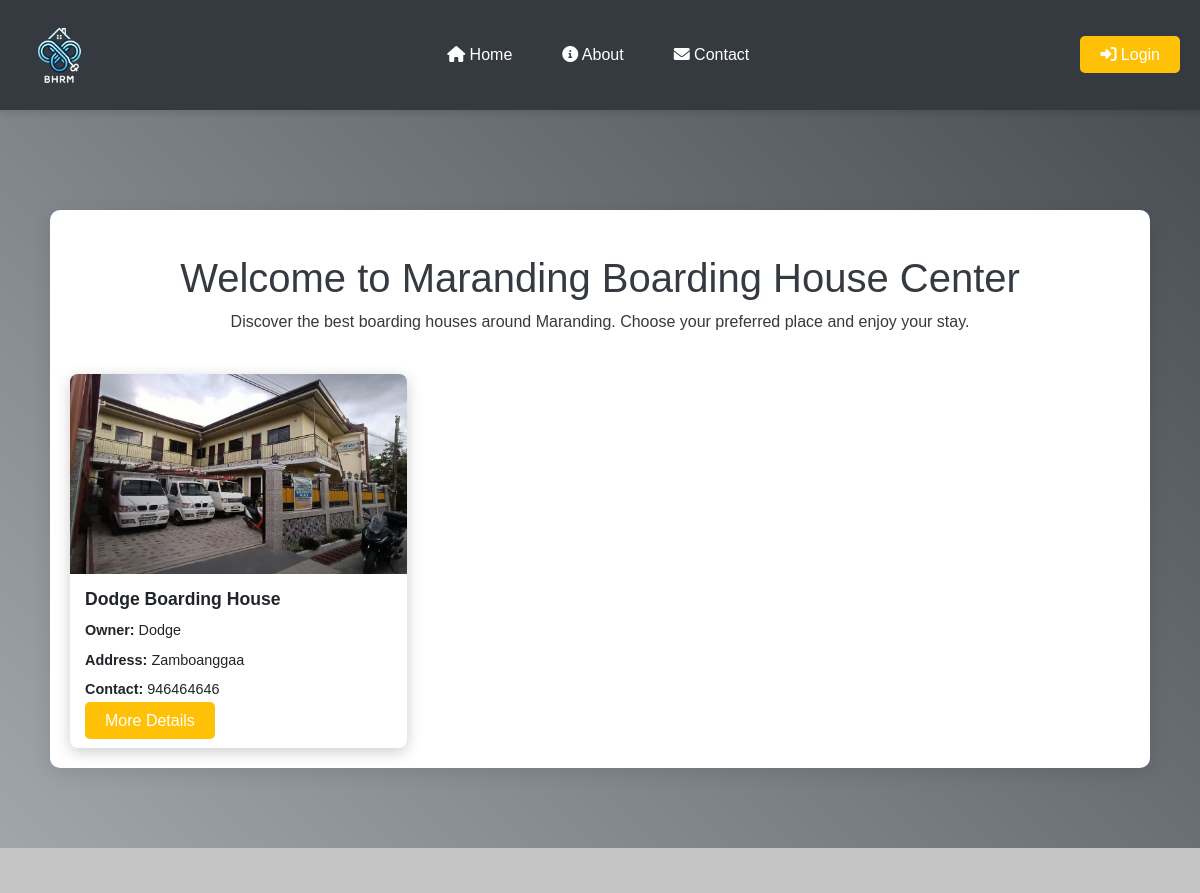
Before: / (upper part) with the older database file.
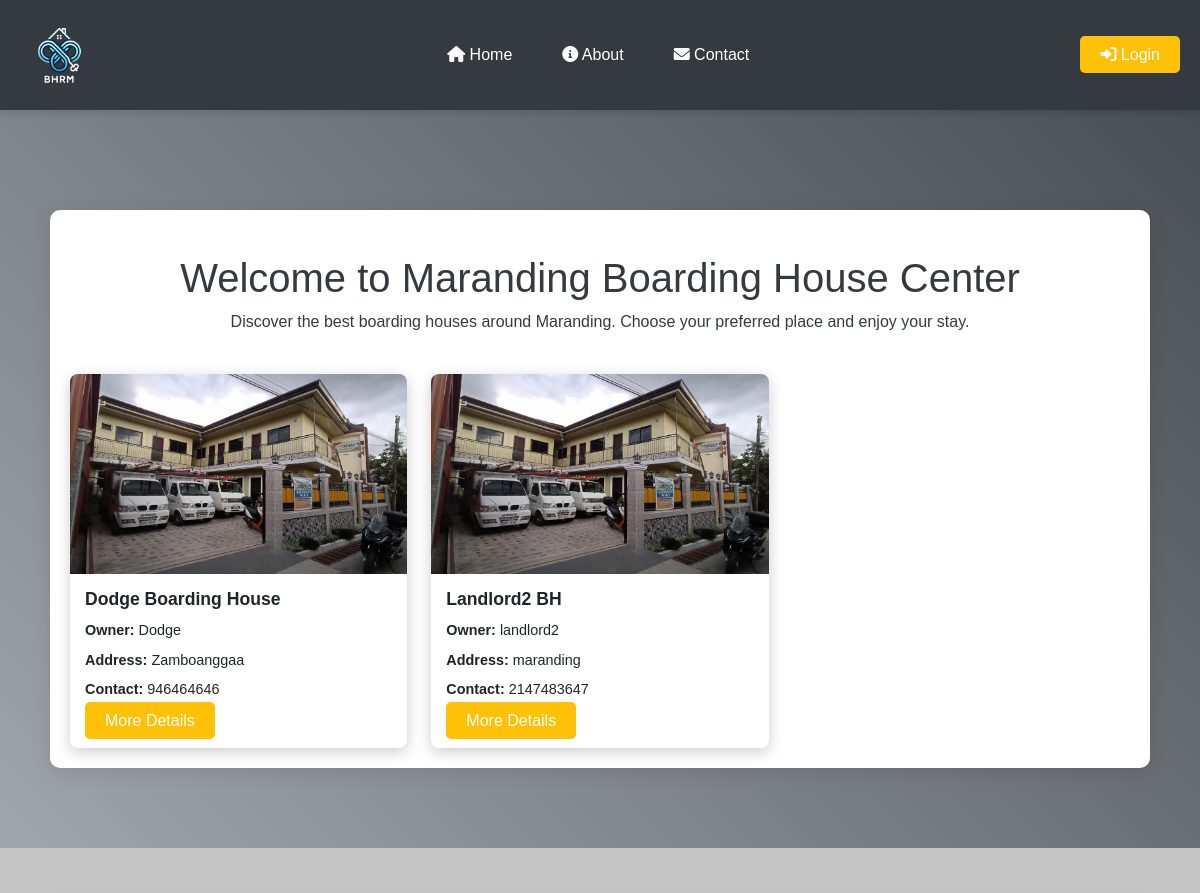
After: the same page with the newer database file.
### tables this page shows
CREATE TABLE `boardinghouses` (
  `id` int(11) NOT NULL,
  `owner` varchar(255) NOT NULL,
  `hname` varchar(25) NOT NULL,
  `haddress` varchar(25) NOT NULL,
  `contact_no` int(255) NOT NULL,
  `landlord` varchar(255) NOT NULL
);

CREATE TABLE `documents` (
  `id` int(255) NOT NULL,
  `bar_clear` varchar(255) NOT NULL,
  `bus_per` varchar(255) NOT NULL,
  `image` varchar(255) NOT NULL,
  `hname` varchar(255) NOT NULL,
  `owner` varchar(255) NOT NULL
);

### index.php (the view, shortened to what this page needs)
<?php
require 'php/connection.php';
?>
<!DOCTYPE html>
<html lang="en">
<head>
    <link rel="stylesheet" href="https://cdn.jsdelivr.net/npm/bootstrap@5.3.0/dist/css/bootstrap.min.css">
</head>
<body>
    <div class="background">
        <?php include 'navbar.php'; ?>
        <div class="content-background">
            <div class="text-center py-4">
                <h1>Welcome to Maranding Boarding House Center</h1>
                <p>Discover the best boarding houses around Maranding. Choose your preferred place and enjoy your stay.</p>
            </div>
            <div class="row row-cols-1 row-cols-md-3 g-4">
                <?php
                $query = "SELECT * FROM boardinghouses INNER JOIN documents ON boardinghouses.hname = documents.hname";
                $result = mysqli_query($conn, $query);
                while ($fetch = mysqli_fetch_assoc($result)) :
                    $hname = $fetch['hname'];
                ?>
                    <div class="col">
                        <div class="card">
                            <img src="<?php echo $fetch['image']; ?>" alt="Boarding House">
                            <div class="card-content">
                                <h5><?php echo $fetch['hname']; ?></h5>
                                <p><strong>Owner:</strong> <?php echo $fetch['landlord']; ?></p>
                                <p><strong>Address:</strong> <?php echo $fetch['haddress']; ?></p>
                                <p><strong>Contact:</strong> <?php echo $fetch['contact_no']; ?></p>
                                <div>
                                    <?php if (!empty($_SESSION['uname']) && $_SESSION['role'] == 'admin') : ?>
                                        <a href="php/function.php?edit=<?php echo $fetch['id']; ?>" class="button update">Update</a>
                                        <a href="#" class="button delete" data-href="php/function.php?delete=<?php echo $fetch['id']; ?>" data-bs-toggle="modal" data-bs-target="#confirmDeleteModal">Delete</a>
                                    <?php else : ?>
                                        <a href="boardinghouse.php?hname=<?php echo $hname; ?>" class="button details">More Details</a>
                                    <?php endif; ?>
                                </div>
                            </div>
                        </div>
                    </div>
                <?php endwhile; ?>
            </div>
        </div>
    </div>
    <?php include 'chat.php'?>
</body>
</html>

### navbar.php (shortened to what this page needs)
<!DOCTYPE html>
<html lang="en">
<head>
    <link rel="stylesheet" href="https://cdnjs.cloudflare.com/ajax/libs/font-awesome/6.0.0/css/all.min.css">
</head>
<body>
<nav class="navbar">
    <a class="navbar-brand" href="#">
        <img src="images/logo.png" alt="Logo">
    </a>
    <div class="nav-links">
        <a class="nav-link" href="index.php"><i class="fas fa-home"></i> Home</a>
        <a class="nav-link" href="about.php"><i class="fas fa-info-circle"></i> About</a>
        <a class="nav-link" href="contact.php"><i class="fas fa-envelope"></i> Contact</a>
    </div>
    <div class="login">
        <?php if (empty($_SESSION['uname'])): ?>
            <a class="button" href="php/login.php"><i class="fas fa-sign-in-alt"></i> Login</a>
        <?php endif; ?>
    </div>
</nav>
</body>
</html>

### chat.php (shortened to what this page needs)
<!DOCTYPE html>
<html lang="en">
<head>
</head>
<body>
</body>
</html>

### index.php (style rules this page uses)
body { font-family: 'Roboto', sans-serif; background-color: #c5c5c5; color: #343a40; margin: 0; overflow-x: hidden; }
.background { background: linear-gradient(45deg, #343a40, #aeb5bb, #343a40, #ffffff); background-size: 400% 400%; animation: gradientAnimation 15s ease infinite; min-height: 100vh; background-repeat: no-repeat; background-position: center; position: relative; padding-bottom: 80px; }
.content-background { background-color: white; border-radius: 10px; box-shadow: 0px 4px 20px rgba(0, 0, 0, 0.1); padding: 20px; margin: auto; margin-top: 100px; max-width: 1100px; }
.card { border: none; border-radius: 8px; overflow: hidden; box-shadow: 0px 4px 15px rgba(0, 0, 0, 0.2); transition: transform 0.2s ease, box-shadow 0.2s ease; }
.card img { width: 100%; height: 200px; object-fit: cover; }
.card-content { padding: 15px; }
.card-content h5 { font-size: 1.1rem; font-weight: 600; margin-bottom: 10px; }
.card-content p { font-size: 0.9rem; margin-bottom: 8px; }
.button { background-color: #ffc107; color: white; border: none; padding: 10px 15px; border-radius: 5px; font-size: 0.9rem; cursor: pointer; transition: background-color 0.2s ease, color 0.2s ease; }
a.button { text-decoration: none; }

### navbar.php (style rules this page uses)
* { margin: 0; padding: 0; box-sizing: border-box; font-family: sans-serif; }
.navbar { background-color: #343a40; display: flex; justify-content: space-between; align-items: center; padding: 10px 20px; box-shadow: 0 4px 6px rgba(0, 0, 0, 0.1); position: relative; }
.navbar-brand img { width: 80px; height: 80px; }
.nav-links { display: flex; gap: 20px; align-items: center; }
.nav-link { color: white; text-decoration: none; padding: 10px 15px; transition: color 0.3s ease; }
.button { color: white; background-color: #ffc107; padding: 10px 20px; border-radius: 5px; text-decoration: none; font-size: 16px; transition: background-color 0.3s ease; }

Changed rows visible on the page:
added boardinghouses: documents.image (picture), documents.hname "Landlord2 BH", landlord "landlord2", haddress "maranding", contact_no "2147483647"
